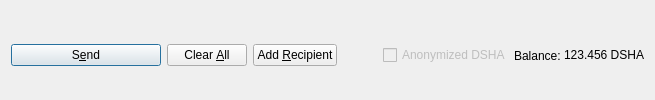
         <widget class="QFrame" name="frame_Send">
          <layout class="QHBoxLayout" name="horizontalLayout">
           <property name="bottomMargin">
            <number>0</number>
           </property>
           <item>
            <widget class="QPushButton" name="sendButton">
             <property name="minimumSize">
              <size>
               <width>150</width>
               <height>0</height>
              </size>
             </property>
             <property name="toolTip">
              <string>Confirm the send action</string>
             </property>
             <property name="text">
              <string>S&amp;end</string>
             </property>
             <property name="icon">
              <iconset resource="../digitalshadow.qrc">
               <normaloff>:/icons/send</normaloff>:/icons/send</iconset>
             </property>
             <property name="autoDefault">
              <bool>false</bool>
             </property>
             <property name="default">
              <bool>true</bool>
             </property>
            </widget>
           </item>
           <item>
            <widget class="QPushButton" name="clearButton">
             <property name="sizePolicy">
              <sizepolicy hsizetype="Minimum" vsizetype="Fixed">
               <horstretch>0</horstretch>
               <verstretch>0</verstretch>
              </sizepolicy>
             </property>
             <property name="toolTip">
              <string>Clear all fields of the form.</string>
             </property>
             <property name="text">
              <string>Clear &amp;All</string>
             </property>
             <property name="icon">
              <iconset resource="../digitalshadow.qrc">
               <normaloff>:/icons/remove</normaloff>:/icons/remove</iconset>
             </property>
             <property name="autoDefault">
              <bool>false</bool>
             </property>
            </widget>
           </item>
           <item>
            <widget class="QPushButton" name="addButton">
             <property name="toolTip">
              <string>Send to multiple recipients at once</string>
             </property>
             <property name="text">
              <string>Add &amp;Recipient</string>
             </property>
             <property name="icon">
              <iconset resource="../digitalshadow.qrc">
               <normaloff>:/icons/add</normaloff>:/icons/add</iconset>
             </property>
             <property name="autoDefault">
              <bool>false</bool>
             </property>
            </widget>
           </item>
           <item>
            <spacer name="horizontalSpacer">
             <property name="orientation">
              <enum>Qt::Horizontal</enum>
             </property>
             <property name="sizeHint" stdset="0">
              <size>
               <width>40</width>
               <height>20</height>
              </size>
             </property>
            </spacer>
           </item>
           <item>
            <layout class="QHBoxLayout" name="horizontalLayout_2">
             <property name="spacing">
              <number>3</number>
             </property>
             <item>
              <widget class="QCheckBox" name="checkzDSHA">
               <property name="enabled">
                <bool>false</bool>
               </property>
               <property name="text">
                <string>Anonymized DSHA</string>
               </property>
              </widget>
             </item>
             <item>
              <widget class="QLabel" name="label">
               <property name="text">
                <string>Balance:</string>
               </property>
              </widget>
             </item>
             <item>
              <widget class="QLabel" name="labelBalance">
               <property name="sizePolicy">
                <sizepolicy hsizetype="Preferred" vsizetype="Fixed">
                 <horstretch>0</horstretch>
                 <verstretch>0</verstretch>
                </sizepolicy>
               </property>
               <property name="cursor">
                <cursorShape>IBeamCursor</cursorShape>
               </property>
               <property name="text">
                <string notr="true">123.456 DSHA</string>
               </property>
               <property name="textInteractionFlags">
                <set>Qt::LinksAccessibleByMouse|Qt::TextSelectableByKeyboard|Qt::TextSelectableByMouse</set>
               </property>
              </widget>
             </item>
            </layout>
           </item>
          </layout>
         </widget>
